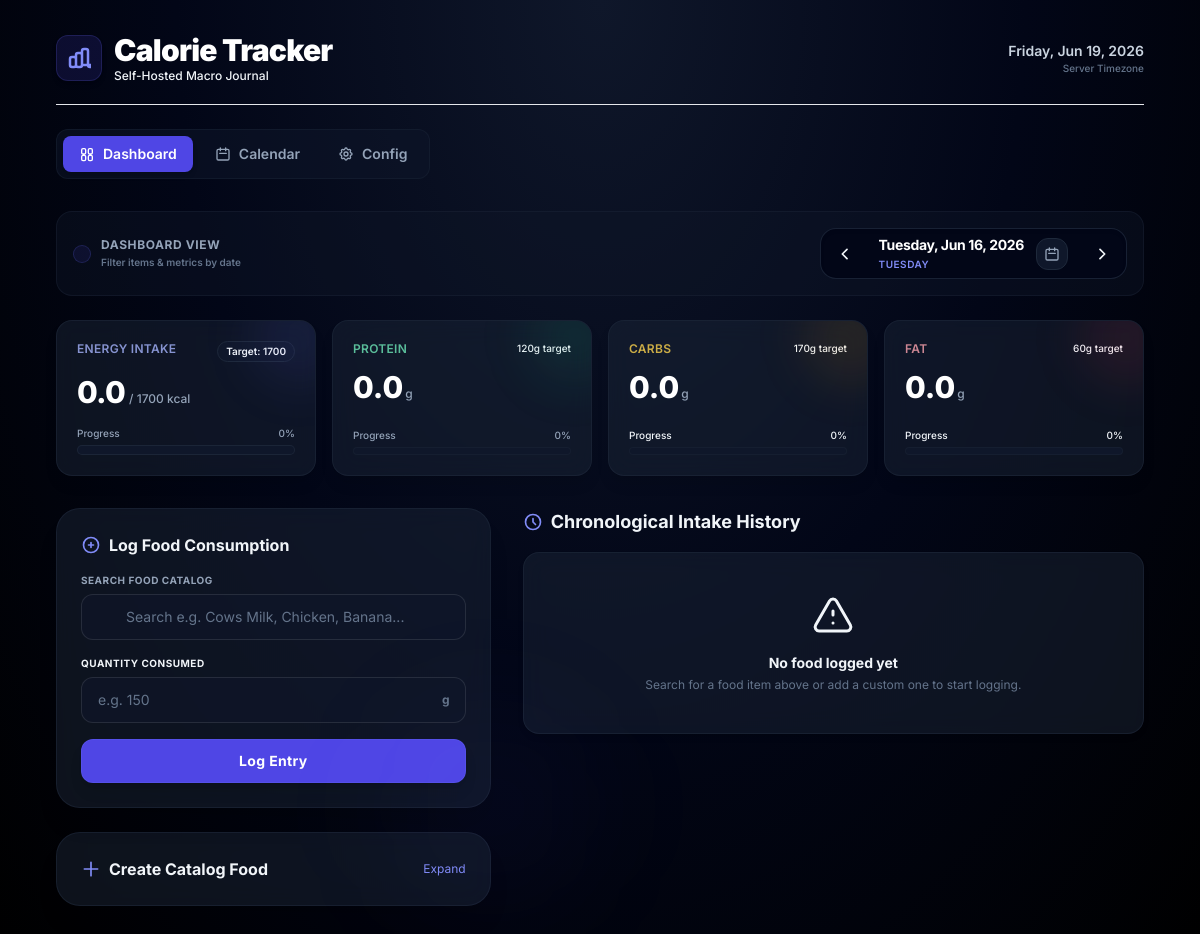
The page /?date=2026-06-16 on the database its author committed.
### tables this page shows
CREATE TABLE targets (
        key TEXT PRIMARY KEY,
        value REAL NOT NULL
    );

### app/main.py (the view)
@app.get("/", response_class=HTMLResponse)
def index_view(request: Request, date: str = None):
    if not date:
        date = datetime.now().strftime("%Y-%m-%d")
    try:
        date_obj = datetime.strptime(date, "%Y-%m-%d")
    except (ValueError, TypeError):
        date_obj = datetime.now()
        date = date_obj.strftime("%Y-%m-%d")
    prev_date = (date_obj - timedelta(days=1)).strftime("%Y-%m-%d")
    next_date = (date_obj + timedelta(days=1)).strftime("%Y-%m-%d")
    formatted_selected_date = date_obj.strftime("%A, %b %d, %Y")
    today_str = datetime.now().strftime("%Y-%m-%d")
    yesterday_str = (datetime.now() - timedelta(days=1)).strftime("%Y-%m-%d")
    tomorrow_str = (datetime.now() + timedelta(days=1)).strftime("%Y-%m-%d")
    if date == today_str:
        selected_day_name = "Today"
    elif date == yesterday_str:
        selected_day_name = "Yesterday"
    elif date == tomorrow_str:
        selected_day_name = "Tomorrow"
    else:
        selected_day_name = date_obj.strftime("%A")
    conn = get_db_connection()
    metrics = get_daily_metrics(conn, date)
    history = get_grouped_history(conn, date)
    conn.close()
    return templates.TemplateResponse(request, "index.html", {
        "metrics": metrics,
        "history": history,
        "active_tab": "dashboard",
        "selected_date": date,
        "formatted_selected_date": formatted_selected_date,
        "selected_day_name": selected_day_name,
        "prev_date": prev_date,
        "next_date": next_date,
        "today_date": today_str
    })

### app/templates/index.html (shortened to what this page needs)
{% extends "base.html" %}
{% block content %}
    <div hx-boost="true" class="flex flex-col sm:flex-row justify-between items-center gap-4 mb-6 bg-slate-900/40 border border-slate-800/40 p-4 rounded-2xl">
        <div class="flex items-center gap-2.5">
            <div class="p-2 bg-indigo-600/10 rounded-xl border border-indigo-500/20 text-indigo-400">
            </div>
            <div>
                <span class="text-xs font-bold text-slate-400 uppercase tracking-wider block">Dashboard View</span>
                <span class="text-[10px] font-semibold text-slate-500 block mt-0.5">Filter items & metrics by date</span>
            </div>
        </div>
        <div class="flex items-center bg-slate-950 border border-slate-800/80 p-1.5 rounded-2xl shadow-inner gap-1">
            <a href="/?date={{ prev_date }}" class="p-2.5 rounded-xl hover:bg-slate-900 text-slate-450 hover:text-white transition-colors" title="Previous Day">
                <svg xmlns="http://www.w3.org/2000/svg" class="h-4 w-4" fill="none" viewBox="0 0 24 24" stroke="currentColor">
                    <path stroke-linecap="round" stroke-linejoin="round" stroke-width="2.5" d="M15 19l-7-7 7-7" />
                </svg>
            </a>
            <div class="flex items-center gap-3 px-3 min-w-[210px] justify-between">
                <div class="text-left">
                    <span class="text-sm font-bold text-white block tracking-tight">{{ formatted_selected_date }}</span>
                    <span class="text-[10px] font-semibold text-indigo-400 uppercase tracking-wider block mt-0.5">{{ selected_day_name }}</span>
                </div>
                <div class="relative w-8 h-8 flex items-center justify-center rounded-xl bg-slate-900 border border-slate-800 hover:border-slate-700 hover:text-indigo-400 text-slate-400 transition-all cursor-pointer">
                    <svg xmlns="http://www.w3.org/2000/svg" class="h-4 w-4" fill="none" viewBox="0 0 24 24" stroke="currentColor">
                        <path stroke-linecap="round" stroke-linejoin="round" stroke-width="2" d="M8 7V3m8 4V3m-9 8h10M5 21h14a2 2 0 002-2V7a2 2 0 00-2-2H5a2 2 0 00-2 2v12a2 2 0 002 2z" />
                    </svg>
                </div>
            </div>
            <a href="/?date={{ next_date }}" class="p-2.5 rounded-xl hover:bg-slate-900 text-slate-450 hover:text-white transition-colors" title="Next Day">
                <svg xmlns="http://www.w3.org/2000/svg" class="h-4 w-4" fill="none" viewBox="0 0 24 24" stroke="currentColor">
                    <path stroke-linecap="round" stroke-linejoin="round" stroke-width="2.5" d="M9 5l7 7-7 7" />
                </svg>
            </a>
        </div>
    </div>
    <div id="metrics-panel" class="grid grid-cols-1 sm:grid-cols-2 lg:grid-cols-4 gap-4 mb-8">
        {% include "metrics.html" %}
    </div>
    <div class="grid grid-cols-1 lg:grid-cols-12 gap-8">
        <div class="lg:col-span-5 space-y-6">
            <div class="glass-panel p-6 rounded-3xl border border-slate-800/60 shadow-xl relative z-20">
                <div class="absolute -right-24 -bottom-24 w-48 h-48 bg-indigo-500/5 rounded-full blur-3xl pointer-events-none"></div>
                <h2 class="text-base font-bold text-slate-100 mb-4 flex items-center gap-2">
                    <svg xmlns="http://www.w3.org/2000/svg" class="h-5 w-5 text-indigo-400" fill="none" viewBox="0 0 24 24" stroke="currentColor">
                        <path stroke-linecap="round" stroke-linejoin="round" stroke-width="2" d="M12 9v3m0 0v3m0-3h3m-3 0H9m12 0a9 9 0 11-18 0 9 9 0 0118 0z" />
                    </svg>
                    Log Food Consumption
                </h2>
                <form hx-post="/log/add" hx-target="#history-panel" hx-swap="innerHTML" class="space-y-4" onsubmit="clearLogForm()">
                    <div class="relative">
                        <label class="block text-[10px] font-bold text-slate-400 uppercase tracking-wider mb-1.5">Search Food Catalog</label>
                        <div class="relative">
                            <input
                                type="text"
                                id="log-food-search"
                                name="search_query"
                                placeholder="Search e.g. Cows Milk, Chicken, Banana..."
                                class="w-full px-4 py-3 pl-11 rounded-xl glass-input text-slate-100 text-sm placeholder-slate-500"
                                hx-post="/search"
                                hx-trigger="keyup changed delay:150ms"
                                hx-target="#search-results"
                                autocomplete="off"
                                onfocus="showDropdown()"
                            >
                            <div class="absolute inset-y-0 left-0 pl-4 flex items-center pointer-events-none">
                            </div>
                        </div>
                    </div>
                    <div class="flex gap-4">
                        <div class="flex-1">
                            <label class="block text-[10px] font-bold text-slate-450 uppercase tracking-wider mb-1.5">Quantity consumed</label>
                            <div class="relative">
                                <input
                                    type="number"
                                    id="log-quantity"
                                    name="quantity"
                                    step="any"
                                    min="0.01"
                                    placeholder="e.g. 150"
                                    required
                                    class="w-full px-4 py-3 pr-12 rounded-xl glass-input text-slate-100 text-sm placeholder-slate-500"
                                >
                                <div class="absolute inset-y-0 right-0 pr-4 flex items-center pointer-events-none">
                                    <span id="quantity-unit" class="text-xs font-bold text-slate-500">g</span>
                                </div>
                            </div>
                        </div>
                    </div>
                    <button
                        type="submit"
                        class="w-full h-11 rounded-xl bg-indigo-600 hover:bg-indigo-500 text-white font-bold text-sm tracking-wide shadow-lg hover:shadow-indigo-500/20 active:translate-y-0.5 transition-all duration-150 flex items-center justify-center border border-indigo-500/30"
                    >
                        Log Entry
                    </button>
                </form>
            </div>
            <details class="group glass-panel rounded-3xl border border-slate-800/60 p-6 shadow-xl relative z-10 overflow-hidden transition-all duration-200">
                <summary class="list-none flex justify-between items-center cursor-pointer select-none">
                    <h2 class="text-base font-bold text-slate-100 flex items-center gap-2">
                        <svg xmlns="http://www.w3.org/2000/svg" class="h-5 w-5 text-indigo-400 group-open:rotate-45 transition-transform duration-200" fill="none" viewBox="0 0 24 24" stroke="currentColor">
                            <path stroke-linecap="round" stroke-linejoin="round" stroke-width="2" d="M12 4v16m8-8H4" />
                        </svg>
                        Create Catalog Food
                    </h2>
                    <span class="text-xs text-indigo-400 group-open:hidden">Expand</span>
                </summary>
            </details>
        </div>
        <div class="lg:col-span-7">
            <h2 class="text-lg font-bold text-slate-100 mb-4 flex items-center gap-2">
                <svg xmlns="http://www.w3.org/2000/svg" class="h-5 w-5 text-indigo-400" fill="none" viewBox="0 0 24 24" stroke="currentColor">
                    <path stroke-linecap="round" stroke-linejoin="round" stroke-width="2" d="M12 8v4l3 3m6-3a9 9 0 11-18 0 9 9 0 0118 0z" />
                </svg>
                Chronological Intake History
            </h2>
            <div id="history-panel">
                {% include "logs.html" %}
            </div>
        </div>
    </div>
{% endblock %}

### app/templates/metrics.html (shortened to what this page needs)
<div class="glass-panel p-5 rounded-2xl relative overflow-hidden flex flex-col justify-between min-h-[140px] border border-slate-800/60 shadow-lg">
    <div class="absolute -right-8 -top-8 w-24 h-24 bg-indigo-500/10 rounded-full blur-xl glow-glow"></div>
    <div>
        <div class="flex justify-between items-start">
            <span class="text-xs font-semibold tracking-wide uppercase text-indigo-300/80">Energy Intake</span>
            <span class="text-[10px] px-2 py-0.5 rounded-full bg-slate-900 text-slate-350 font-semibold border border-slate-800">
                Target: {{ metrics.targets.calories | int }}
            </span>
        </div>
        <div class="mt-3 flex items-baseline gap-1">
            <span class="text-3xl font-extrabold tracking-tight text-white">{{ metrics.totals.calories }}</span>
            <span class="text-xs text-slate-400 font-medium">/ {{ metrics.targets.calories | int }} kcal</span>
        </div>
    </div>
    <div class="mt-4">
        <div class="flex justify-between text-[10px] mb-1 font-medium text-slate-400">
            <span>Progress</span>
            <span>{{ metrics.percentages.calories }}%</span>
        </div>
        <div class="w-full bg-slate-900 rounded-full h-2.5 p-0.5 border border-slate-800/80 overflow-hidden">
        </div>
    </div>
</div>
<div class="glass-panel p-5 rounded-2xl relative overflow-hidden flex flex-col justify-between min-h-[140px] border border-slate-800/60 shadow-lg">
    <div class="absolute -right-8 -top-8 w-24 h-24 bg-emerald-500/10 rounded-full blur-xl glow-glow"></div>
    <div>
        <div class="flex justify-between items-start">
            <span class="text-xs font-semibold tracking-wide uppercase text-emerald-300/80">Protein</span>
            <span class="text-[10px] text-slate-450 font-medium">{{ metrics.targets.protein | int }}g target</span>
        </div>
        <div class="mt-3 flex items-baseline gap-0.5">
            <span class="text-3xl font-extrabold text-white">{{ metrics.totals.protein }}</span>
            <span class="text-xs text-slate-400 font-medium">g</span>
        </div>
    </div>
    <div class="mt-4">
        <div class="flex justify-between text-[10px] mb-1 font-medium text-slate-400">
            <span>Progress</span>
            <span>{{ metrics.percentages.protein }}%</span>
        </div>
        <div class="w-full bg-slate-900 rounded-full h-2 overflow-hidden border border-slate-800/40">
        </div>
    </div>
</div>
<div class="glass-panel p-5 rounded-2xl relative overflow-hidden flex flex-col justify-between min-h-[140px] border border-slate-800/60 shadow-lg">
    <div class="absolute -right-8 -top-8 w-24 h-24 bg-amber-500/10 rounded-full blur-xl glow-glow"></div>
    <div>
        <div class="flex justify-between items-start">
            <span class="text-xs font-semibold tracking-wide uppercase text-amber-300/80">Carbs</span>
            <span class="text-[10px] text-slate-450 font-medium">{{ metrics.targets.carbs | int }}g target</span>
        </div>
        <div class="mt-3 flex items-baseline gap-0.5">
            <span class="text-3xl font-extrabold text-white">{{ metrics.totals.carbs }}</span>
            <span class="text-xs text-slate-400 font-medium">g</span>
        </div>
    </div>
    <div class="mt-4">
        <div class="flex justify-between text-[10px] mb-1 font-medium text-slate-450">
            <span>Progress</span>
            <span>{{ metrics.percentages.carbs }}%</span>
        </div>
        <div class="w-full bg-slate-900 rounded-full h-2 overflow-hidden border border-slate-800/40">
        </div>
    </div>
</div>
<div class="glass-panel p-5 rounded-2xl relative overflow-hidden flex flex-col justify-between min-h-[140px] border border-slate-800/60 shadow-lg">
    <div class="absolute -right-8 -top-8 w-24 h-24 bg-rose-500/10 rounded-full blur-xl glow-glow"></div>
    <div>
        <div class="flex justify-between items-start">
            <span class="text-xs font-semibold tracking-wide uppercase text-rose-300/80">Fat</span>
            <span class="text-[10px] text-slate-450 font-medium">{{ metrics.targets.fat | int }}g target</span>
        </div>
        <div class="mt-3 flex items-baseline gap-0.5">
            <span class="text-3xl font-extrabold text-white">{{ metrics.totals.fat }}</span>
            <span class="text-xs text-slate-400 font-medium">g</span>
        </div>
    </div>
    <div class="mt-4">
        <div class="flex justify-between text-[10px] mb-1 font-medium text-slate-450">
            <span>Progress</span>
            <span>{{ metrics.percentages.fat }}%</span>
        </div>
        <div class="w-full bg-slate-900 rounded-full h-2 overflow-hidden border border-slate-800/40">
        </div>
    </div>
</div>

### app/static/css/style.css (style rules this page uses)
:root { --glass-bg: rgba(30, 41, 59, 0.45); --glass-border: rgba(255, 255, 255, 0.08); }
.glass-panel { background: var(--glass-bg); backdrop-filter: blur(12px); -webkit-backdrop-filter: blur(12px); border: 1px solid var(--glass-border); }
.glass-input { background: rgba(15, 23, 42, 0.6); border: 1px solid rgba(255, 255, 255, 0.1); transition: all 0.2s cubic-bezier(0.4, 0, 0.2, 1); }
.glow-glow { animation: pulse-glow 8s infinite alternate ease-in-out; }

### rows shown on the page
targets: targets.calories "1700"
targets: targets.protein "120"
targets: targets.carbs "170"
targets: targets.fat "60"

### other values the page prints
{{ selected_day_name }} "TUESDAY"
{{ metrics.totals.calories }} "0.0"
{{ metrics.percentages.calories }} "0"
{{ metrics.totals.protein }} "0.0"
{{ metrics.percentages.protein }} "0"
{{ metrics.totals.carbs }} "0.0"
{{ metrics.percentages.carbs }} "0"
{{ metrics.totals.fat }} "0.0"
{{ metrics.percentages.fat }} "0"
